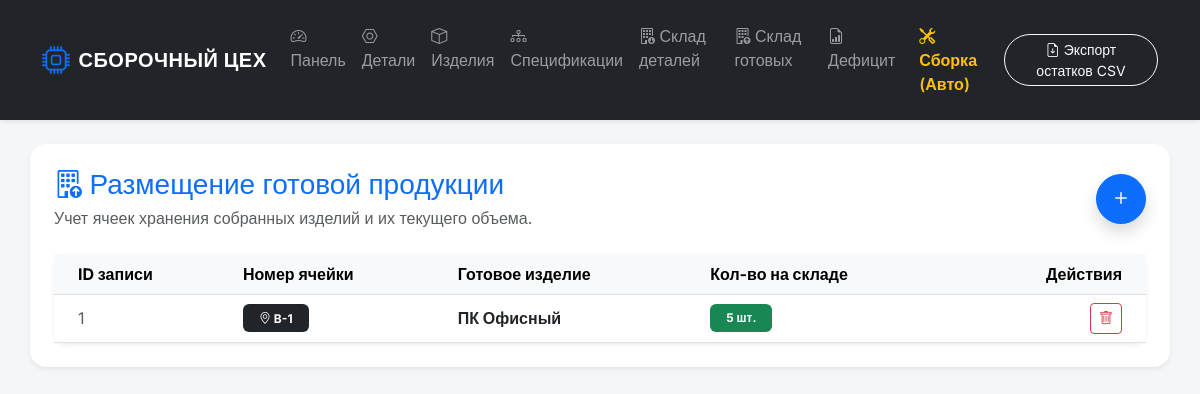
Page /product_cells on the earlier database version.
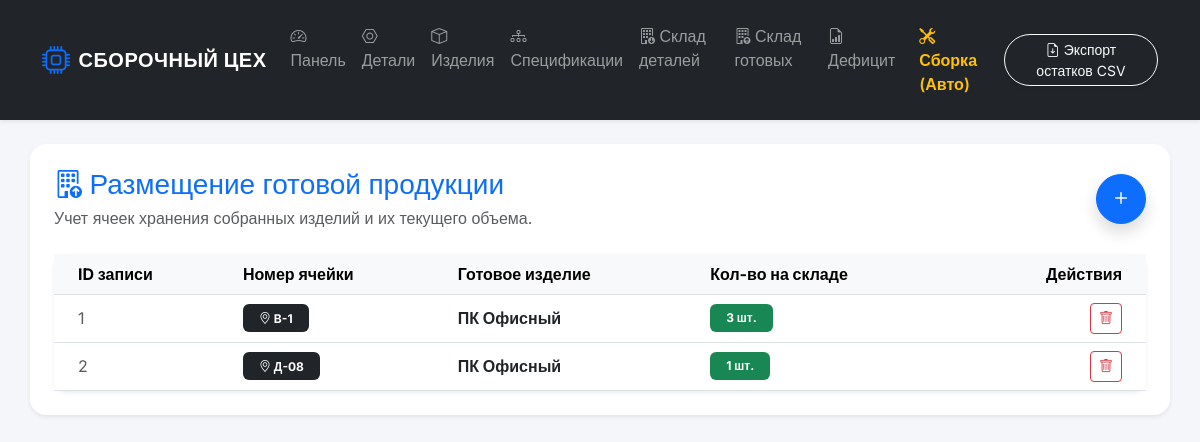
Same page on the later database version.
### tables this page shows
CREATE TABLE product_warehouse_cell (
        id_product_cell INTEGER PRIMARY KEY AUTOINCREMENT,
        cell_number TEXT NOT NULL,
        product_type_id INTEGER,
        quantity_stored INTEGER DEFAULT 0,
        FOREIGN KEY (product_type_id) REFERENCES product_type (id_product_type) ON DELETE CASCADE
    );

CREATE TABLE product_type (
        id_product_type INTEGER PRIMARY KEY AUTOINCREMENT,
        name TEXT NOT NULL,
        description TEXT
    );

### app.py (the view, shortened to what this page needs)
@app.route('/product_cells', methods=['GET', 'POST'])
def product_cells():
    conn = get_db_connection()
    data = conn.execute('''
        SELECT c.*, p.name as product_name
        FROM product_warehouse_cell c
        JOIN product_type p ON c.product_type_id = p.id_product_type
    ''').fetchall()
    products_list = conn.execute('SELECT * FROM product_type').fetchall()
    conn.close()
    return render_template('product_cells.html', data=data, products=products_list)

### app.py (called while the page is built)
def get_db_connection():
    conn = sqlite3.connect('database.db')
    conn.row_factory = sqlite3.Row
    return conn

### templates/product_cells.html (shortened to what this page needs)
{% extends 'base.html' %}
{% block content %}
<div class="d-flex justify-content-between align-items-center mb-4">
    <div>
        <h3 class="mb-1 text-primary"><i class="bi bi-building-up"></i> Размещение готовой продукции</h3>
        <p class="text-muted mb-0">Учет ячеек хранения собранных изделий и их текущего объема.</p>
    </div>
    <button class="btn btn-primary rounded-circle shadow" data-bs-toggle="modal" data-bs-target="#addProductCellModal" style="width: 50px; height: 50px; font-size: 24px; line-height: 1;">
        <i class="bi bi-plus"></i>
    </button>
</div>
<div class="card border-0 shadow-sm">
    <div class="card-body p-0">
        <div class="table-responsive">
            <table class="table table-hover align-middle mb-0">
                <thead class="table-light text-secondary">
                    <tr>
                        <th class="ps-4">ID записи</th>
                        <th>Номер ячейки</th>
                        <th>Готовое изделие</th>
                        <th>Кол-во на складе</th>
                        <th class="text-end pe-4">Действия</th>
                    </tr>
                </thead>
                <tbody>
                    {% for row in data %}
                    <tr>
                        <td class="ps-4 text-muted">{{ row.id_product_cell }}</td>
                        <td><span class="badge bg-dark py-2 px-3 fw-bold"><i class="bi bi-geo-alt"></i> {{ row.cell_number }}</span></td>
                        <td><strong>{{ row.product_name }}</strong></td>
                        <td>
                            {% if row.quantity_stored > 0 %}
                            <span class="badge bg-success py-2 px-3">{{ row.quantity_stored }} шт.</span>
                            {% else %}
                            <span class="badge bg-danger py-2 px-3">Пусто</span>
                            {% endif %}
                        </td>
                        <td class="text-end pe-4">
                            <a href="/delete_product_cell/{{ row.id_product_cell }}" class="btn btn-sm btn-outline-danger" onclick="return confirm('Удалить эту ячейку хранения?');">
                                <i class="bi bi-trash"></i>
                            </a>
                        </td>
                    </tr>
                    {% else %}
                    <tr>
                        <td colspan="5" class="text-center py-4 text-muted">На складе изделий пока ничего не размещено. Нажмите "+", чтобы добавить.</td>
                    </tr>
                    {% endfor %}
                </tbody>
            </table>
        </div>
    </div>
</div>
{% endblock %}

Differences in the rows shown:
changed product_warehouse_cell id 1: quantity_stored "5" → "3"
added product_warehouse_cell: id_product_cell "2", cell_number "Д-08", product_name "ПК Офисный", quantity_stored "1"
